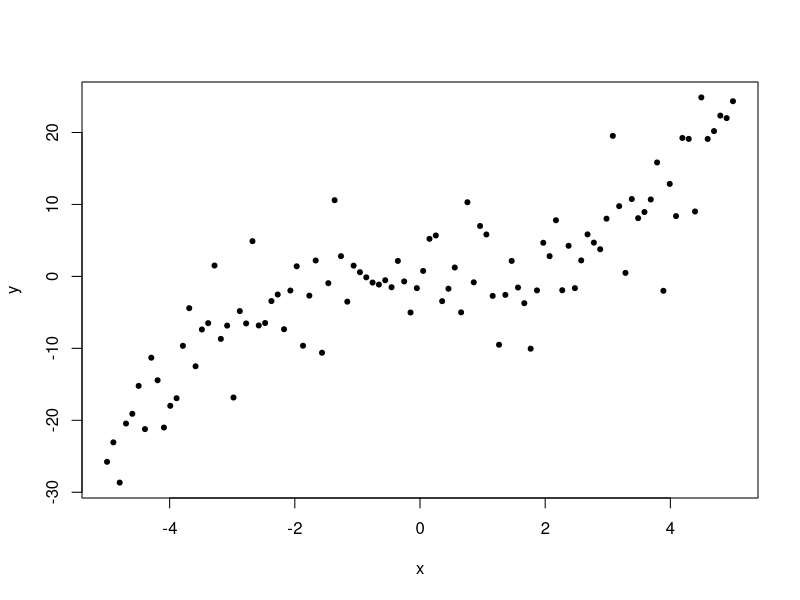
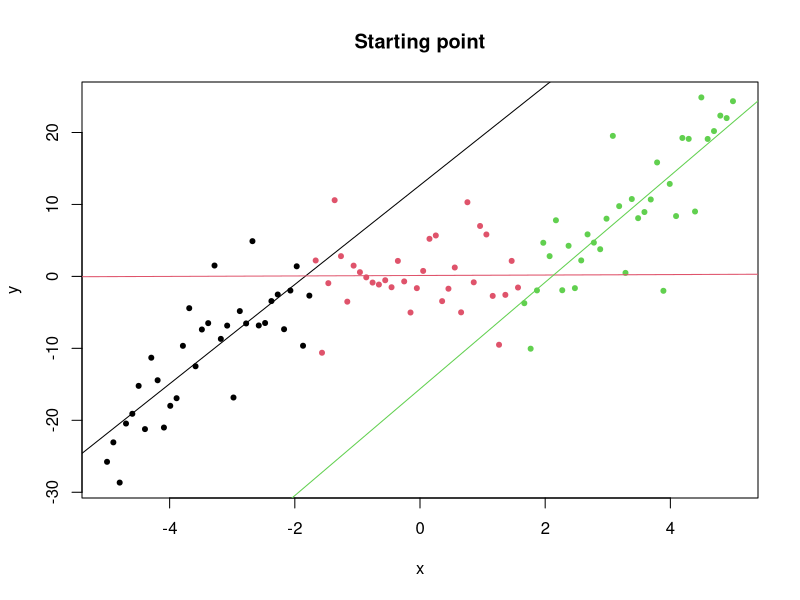
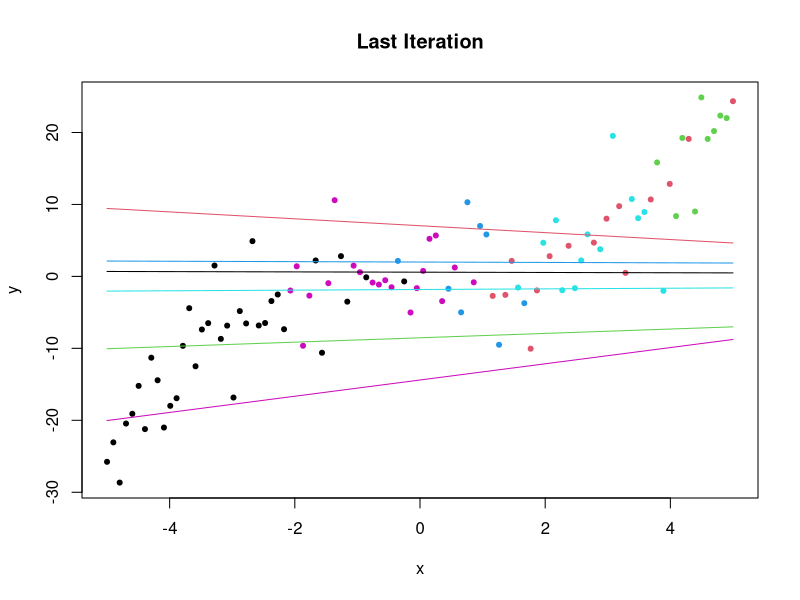

R code for these plots, in order: (Note: this script raises an error after producing the figures.)
setwd("C:/Users/Ivona Voroneckaja/Desktop/MoE/MoE")

###Choose which case and subcase
scenarios<- c("sin","cube")
case     <- scenarios[2]
subcase  <- 2
last_iter<- 1

###Load data
if(case=="sin")  data<-read.csv("data_sin.csv",header = FALSE)
if(case=="cube") data<-read.csv("data_cube.csv",header = FALSE)
y<-data[,1]
X<-data[,2:3]
x<-data[,3]
plot(x,y,pch=20)

###Load initial allocations
if(case=="sin"){
  if(subcase==1) z_before<-read.csv("z_sin1.csv",header=FALSE)
  if(subcase==2) z_before<-read.csv("z_sin2.csv",header=FALSE)
  if(subcase==3) z_before<-read.csv("z_sin3.csv",header=FALSE)
}
if(case=="cube"){
  if(subcase==1) z_before<-read.csv("z_cube1.csv",header=FALSE)
  if(subcase==2) z_before<-read.csv("z_cube2.csv",header=FALSE)
  if(subcase==3) z_before<-read.csv("z_cube3.csv",header=FALSE)
}
z_before<-z_before[,1]
plot(x,y,col=z_before,pch=20, main="Starting point")
n_exp_before<-length(unique(z_before))
for(i in 1: n_exp_before) abline(lm(y[z_before==i]~x[z_before==i]),col=i)

###Load predictions and acceptance record
accept<- read.csv("accept_RJ.csv",header=FALSE)
predictions <-read.csv("predictions.csv", header=FALSE)
no_expt<-read.csv("no_expt.csv",header=FALSE)
###If interested in the last iteration
if(last_iter==1){
  z_last<-read.csv("z_last_iter.csv",header=FALSE)
  z_last<-z_last[,1]
  par(mfrow=c(1,1))
  plot(x,y,col=z_last,pch=20, main="Last Iteration")
  params<-read.csv("all_params.csv",header=FALSE)
  exp_unique<-unique(z_last)
  for(i in exp_unique) lines(x,params[1,i]+params[2,i]*x,col=i)
  lines(x,predictions[,ncol(predictions)],col="grey")
}

###Analyse acceptance
accept_split<- accept[accept[,1]==1,]
accept_merge<- accept[accept[,1]==2,]
mean(accept_split[,2])
mean(accept_merge[,2])
mean(accept[,2])
barplot(table(accept[,1])/nrow(accept))

###Plot predictions
plot(x,y,pch=20,main="Predictions")
mycol <- rgb(0, 0, 255, max = 255, alpha = 50, names = "blue50")
for(i in 1:ncol(predictions)) if(i%%100==0) lines(x,predictions[,i],pch=2,col=mycol)

###Analyse autocorrelations
autocors<- c() 
for(i in 1:nrow(predictions)){
  autocors<-c(autocors, cor(c(unlist(predictions[i,2:ncol(predictions)])),c(unlist(predictions[i,1:(ncol(predictions)-1)]))))
}
summary(abs(autocors))
rbPal <- colorRampPalette(c('blue','red'))
Col <- rbPal(10)[as.numeric(cut(autocors,breaks = 10))]
plot(x,y,pch = 20,col=Col,main="Autocorrelation Heat Map")

###Analyse # of experts distribution
no_expt_all  <-no_expt[,1]
no_expt_empty<-no_expt[,2]
m<-rbind(c(0,1,1,0),c(2,2,3,3))
layout(m)
barplot(table(no_expt_all)/length(no_expt_all),main="All experts")
barplot(table(no_expt_empty)/length(no_expt_empty),main="Empty experts")
barplot(table(no_expt_all-no_expt_empty)/length(no_expt_all-no_expt_empty),main="Full Experts")
mean(no_expt_all)
median(no_expt_all)
mean(no_expt_all-no_expt_empty)
median(no_expt_all-no_expt_empty)
###Analyse convergence of predictions
par(mfrow=c(2,2))
rand_point<-sample(1:100,4)
for(i in 1:length(rand_point)) plot(c(unlist(predictions[rand_point[i],])),type="l",ylab=paste0("Observation ",rand_point[i]))

     